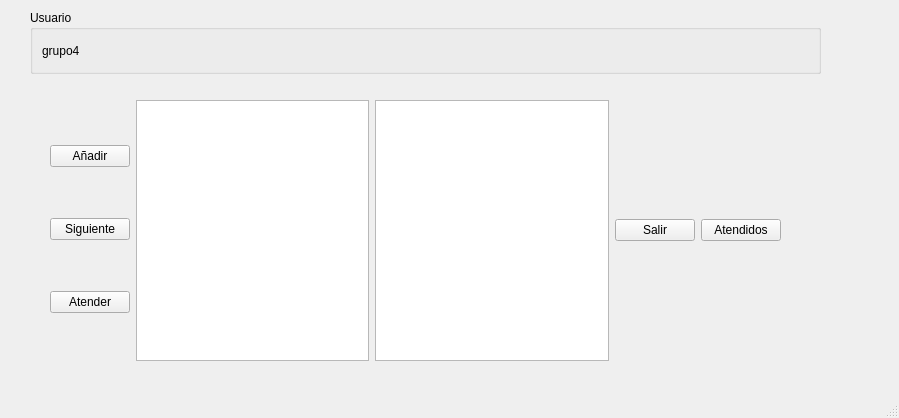
<?xml version="1.0" encoding="UTF-8"?>
<ui version="4.0">
 <class>MainWindow</class>
 <widget class="QMainWindow" name="MainWindow">
  <property name="enabled">
   <bool>true</bool>
  </property>
  <property name="geometry">
   <rect>
    <x>0</x>
    <y>0</y>
    <width>899</width>
    <height>418</height>
   </rect>
  </property>
  <property name="mouseTracking">
   <bool>false</bool>
  </property>
  <property name="tabletTracking">
   <bool>false</bool>
  </property>
  <property name="acceptDrops">
   <bool>true</bool>
  </property>
  <property name="windowTitle">
   <string>Gestión de guardia</string>
  </property>
  <widget class="QWidget" name="centralwidget">
   <widget class="QGroupBox" name="groupBox">
    <property name="geometry">
     <rect>
      <x>30</x>
      <y>10</y>
      <width>791</width>
      <height>64</height>
     </rect>
    </property>
    <property name="title">
     <string>Usuario</string>
    </property>
    <layout class="QGridLayout" name="gridLayout">
     <item row="0" column="0">
      <widget class="QLabel" name="label">
       <property name="text">
        <string>grupo4</string>
       </property>
      </widget>
     </item>
    </layout>
   </widget>
   <widget class="QWidget" name="horizontalLayoutWidget_3">
    <property name="geometry">
     <rect>
      <x>50</x>
      <y>100</y>
      <width>731</width>
      <height>261</height>
     </rect>
    </property>
    <layout class="QHBoxLayout" name="horizontalLayout_3">
     <item>
      <layout class="QHBoxLayout" name="horizontalLayout">
       <item>
        <layout class="QVBoxLayout" name="verticalLayout">
         <item>
          <widget class="QPushButton" name="btnAnadir">
           <property name="text">
            <string>Añadir</string>
           </property>
          </widget>
         </item>
         <item>
          <widget class="QPushButton" name="btnSiguiente">
           <property name="text">
            <string>Siguiente</string>
           </property>
          </widget>
         </item>
         <item>
          <widget class="QPushButton" name="btnAtender">
           <property name="text">
            <string>Atender</string>
           </property>
          </widget>
         </item>
        </layout>
       </item>
       <item>
        <widget class="QListWidget" name="listMovimientos_1"/>
       </item>
       <item>
        <layout class="QHBoxLayout" name="horizontalLayout_2">
         <item>
          <widget class="QListWidget" name="listMovimientos_2"/>
         </item>
         <item>
          <widget class="QPushButton" name="btnSalir">
           <property name="text">
            <string>Salir</string>
           </property>
          </widget>
         </item>
         <item>
          <widget class="QPushButton" name="btnAtendidos">
           <property name="text">
            <string>Atendidos</string>
           </property>
          </widget>
         </item>
        </layout>
       </item>
      </layout>
     </item>
    </layout>
   </widget>
  </widget>
  <widget class="QStatusBar" name="statusbar"/>
 </widget>
 <resources/>
 <connections/>
</ui>
